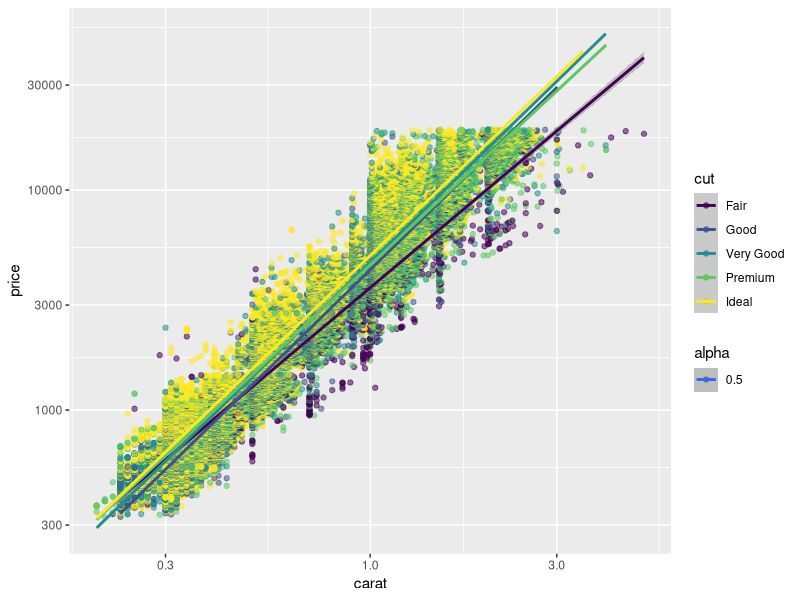

This chart was generated by the following R code:
## ---- chunk 1
knitr::opts_chunk$set(cache=TRUE)
require(ggplot2)
setwd("C:/Users/Myfanwy/Dropbox/GitHubRepos/ggplot2Intro/data") #PC
# setwd("~/Dropbox/GitHubRepos/ggplot2Intro/data") #mac
## ---- chunk 2
setwd("C:/Users/Myfanwy/Dropbox/GitHubRepos/ggplot2Intro/data")
data(diamonds)
## ---- chunk 3
ggplot(diamonds, aes(carat, price, color = cut, alpha = 0.5)) + geom_point() +
  stat_smooth(method = lm) +
  scale_y_log10() +
  scale_x_log10()

